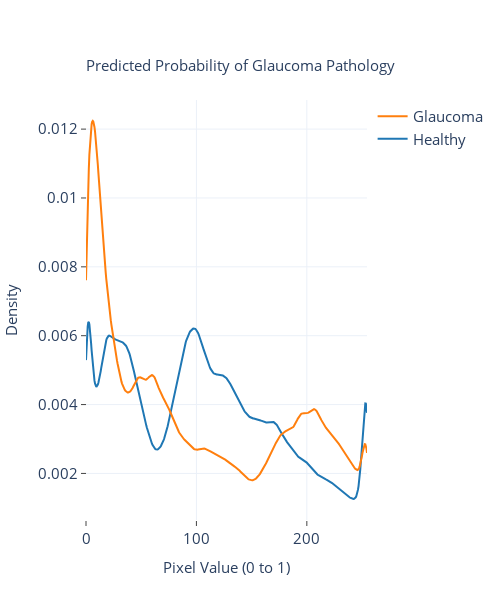

Notebook source saved alongside this figure:
### Code cell
px.line(data_frame=pixels_dist_raw, x='value', y='Density', color='variable', color_discrete_sequence=['#1f77b4', '#ff7f0e'])

# Add title
fig.update_layout(width=500,
                  height=600,
                  title_text='Predicted Probability of Glaucoma Pathology',
                  title_y=0.9,
                  title_x=0.48,
                  plot_bgcolor='white',
                  template='plotly_white',
                  legend=dict(font=dict(size=15)),
                  title_font=dict(size=15))

fig.update_xaxes(title='Pixel Value (0 to 1)', title_font_size=15, tickfont_size=15, ticks='outside')
fig.update_yaxes(title='Density', title_font_size=15, tickfont_size=15, ticks='outside')

fig.show()

### Figure 1 — Plotly figure (JSON) as saved in the notebook; plotly's stock layout.template omitted (floating-point values rounded to 4 significant figures; data arrays with more than 128 entries replaced by an {"elided": "..."} marker saying what was removed)
{"data": [{"legendgroup": "Healthy", "marker": {"color": "#1f77b4"}, "mode": "lines", "name": "Healthy", "showlegend": true, "type": "scatter", "x": {"elided": "500 float values"}, "xaxis": "x", "y": {"elided": "500 float values"}, "yaxis": "y"}, {"legendgroup": "Glaucoma", "marker": {"color": "#ff7f0e"}, "mode": "lines", "name": "Glaucoma", "showlegend": true, "type": "scatter", "x": {"elided": "500 float values"}, "xaxis": "x", "y": {"elided": "500 float values"}, "yaxis": "y"}], "layout": {"barmode": "overlay", "height": 600, "hovermode": "closest", "legend": {"font": {"size": 15}, "traceorder": "reversed"}, "plot_bgcolor": "white", "title": {"font": {"size": 15}, "text": "Predicted Probability of Glaucoma Pathology", "x": 0.48, "y": 0.9}, "width": 500, "xaxis": {"anchor": "y2", "autorange": true, "domain": [0, 1], "range": [0, 254.5], "tickfont": {"size": 15}, "ticks": "outside", "title": {"font": {"size": 15}, "text": "Pixel Value (0 to 1)"}, "type": "linear", "zeroline": false}, "yaxis": {"anchor": "free", "autorange": true, "domain": [0, 1], "position": 0, "range": [0.0006475, 0.01285], "tickfont": {"size": 15}, "ticks": "outside", "title": {"font": {"size": 15}, "text": "Density"}, "type": "linear"}}}
